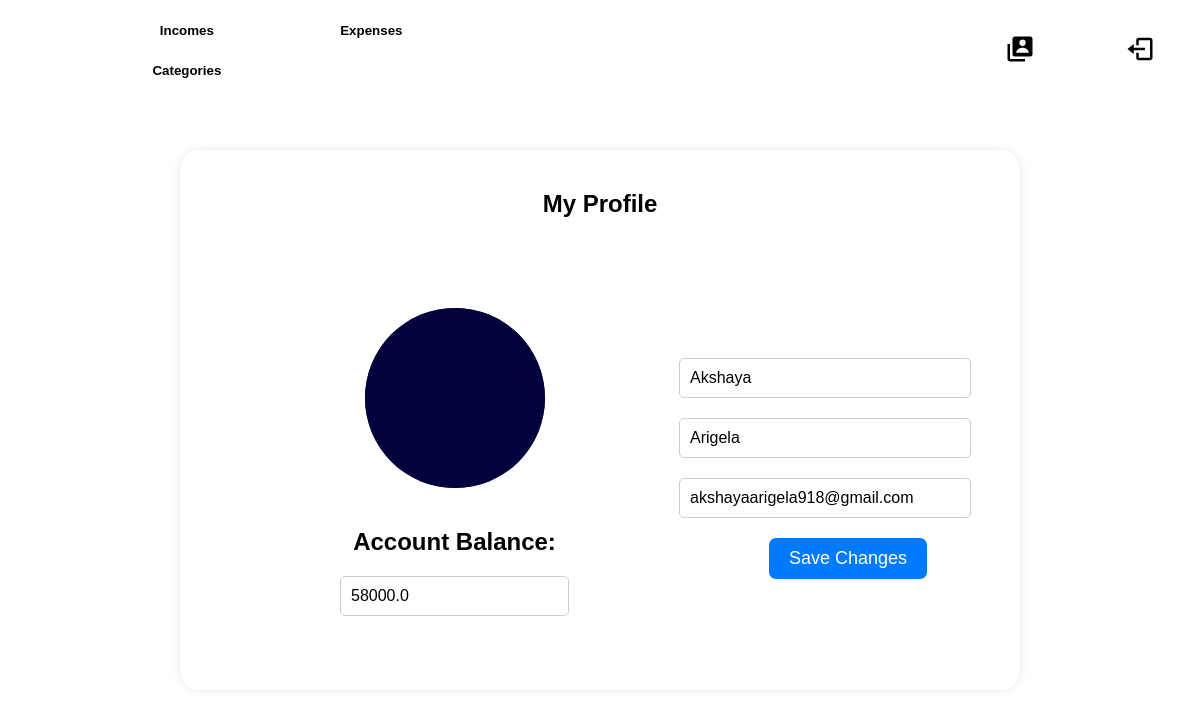
The app's page /profile (signed in), older data.
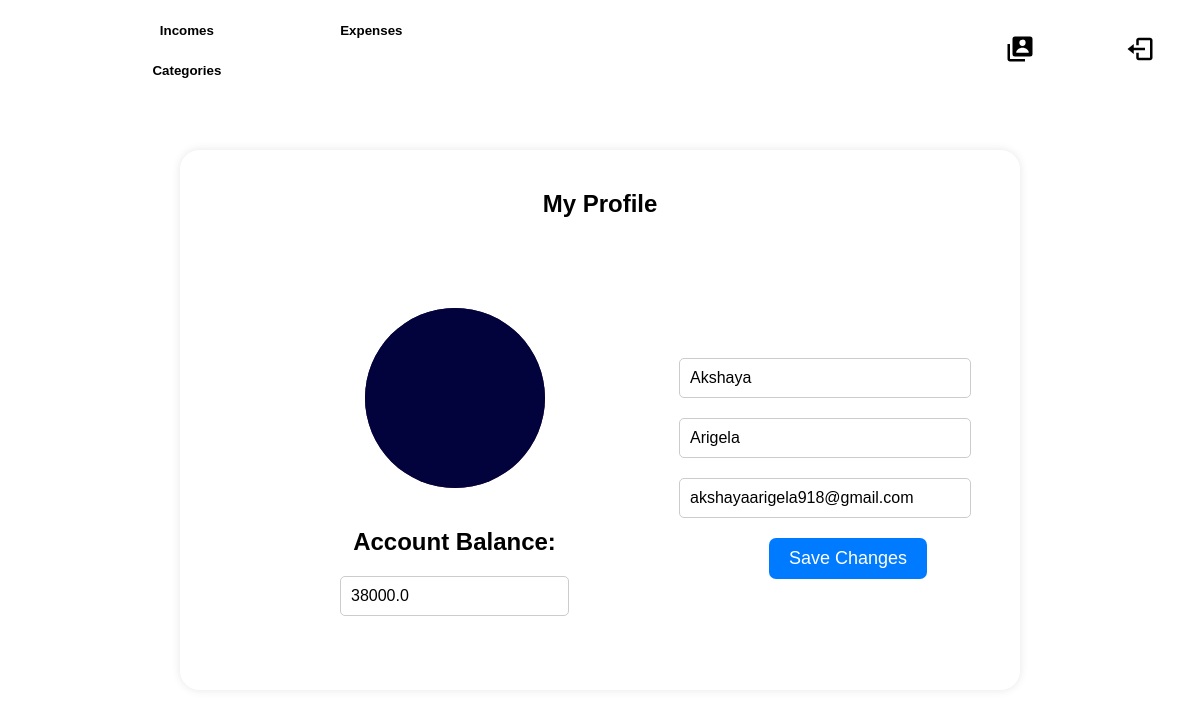
The same page, newer data.
### FinTech/models.py (models this page shows, shortened)
class Account(models.Model):
    user = models.ForeignKey(User, related_name='user_Ac', on_delete=models.CASCADE)
    name = models.CharField(max_length=50)
    balance = models.FloatField(default=0)
    details = models.CharField(max_length=100)

### FinTech/views.py (the view)
# urls.py: path('profile',views.profile,name="profile"),
def profile(request):
    if request.user.is_authenticated:
        account = Account.objects.get(user=request.user)
        if request.method == "POST":
            request.user.first_name = request.POST['first_name']
            request.user.last_name = request.POST['last_name']
            request.user.email = request.POST['email']
            request.user.save()
            return redirect("/profile")
        return render(request, "profile.html", {"profile": request.user, "balance": account.balance})
    return redirect("/")

### templates/profile.html (shortened to what this page needs)
{% load static %}
<!DOCTYPE html>
<html lang="en">
<head>
    <link rel="stylesheet" href="{% static 'css/profile.css' %}" type="text/css" media="all" >
    <link rel="stylesheet" href="{% static 'css/nav.css' %}" type="text/css" media="all" >
</head>
<body>
<nav class="nav">
    <a href="/dashboard" id="logo"><h1>FinTech.</h1></a>
     <div class="nav-button">
         <button class="btn" id="Income" onclick="location.href='/incomes'">Incomes</button>
         <button class="btn" id="Expense" onclick="location.href='/expenses'">Expenses</button>
         <button class="btn" id="Setting" onclick="location.href='/settings'">Categories</button>
     </div>
     <div class="nav-logo">
         <button class="btn left" id="Profile" onclick="location.href='/profile'"><img/></button>
         <button class="btn left" id="Logout" onclick="location.href='/logout'"><img/></button>
     </div>
 </nav>
    <div class="container">
        <div class="top">
        <h2 id="setting-text" style="justify-content: center;">My Profile</h2>
        </div>
        <div class="btm">
        <div class="left-container">
            <div class="profile-photo">
                <img src="{% static 'img/dark-gradient.jpg' %}" alt="Profile Photo">
            </div>
            <H2 id="balance">Account Balance:</H1>
            <input type="text" class="accbal" readonly placeholder="Balance" value="{{balance}}">
        </div>
        <form action="/profile" method="post">
            <input type="text" class="input-field" name="first_name" placeholder="First Name" value="{{profile.first_name}}" >
            <input type="text" class="input-field" name="last_name" value="{{profile.last_name}}" placeholder="Last Name">
            <input type="email" class="input-field" name="email" value="{{profile.email}}" placeholder="Email" >
            <input type="submit" value="Save Changes" class="submit-button">
        </form>
        </div>
        </div>
</body>
</html>

Row changes from the older to the newer data that the page shows:
changed Account: balance "58000.0" → "38000.0"
